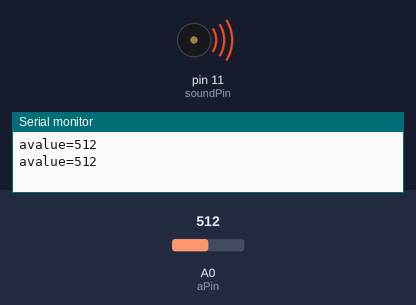
Recording of a sketch running on a simulated Arduino Uno, built with avr-gcc and run on an emulated ATmega328P. Parts: buzzer (waves = sounding), the last lines printed to the serial monitor. The inputs (shaded band) are chosen by the test bench; at power-on: A0 (aPin) = 512.

Above: at 1.8 s.
1.9 s: A0 (aPin) set to 307
3.4 s: A0 (aPin) set to 283
At 4.3 s:
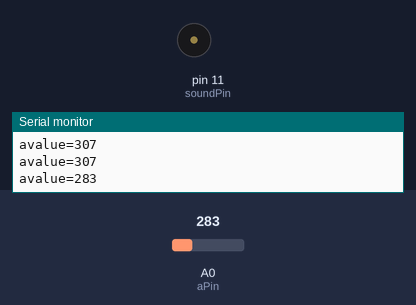
5.5 s: A0 (aPin) set to 306
At 7.0 s:
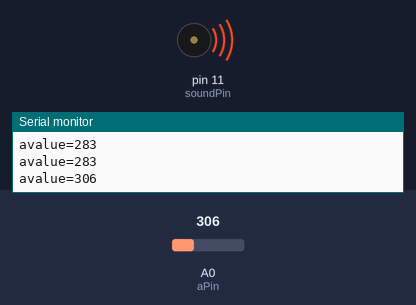
7.5 s: A0 (aPin) set to 122
At 8.5 s:
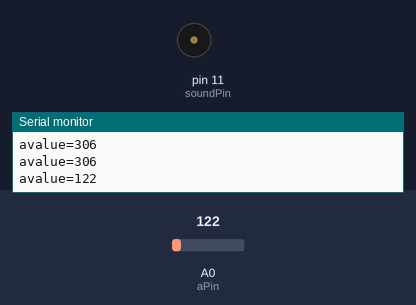
Timing chart, 0 to 10.5 s (numbered marks = the images above; inputs shaded):
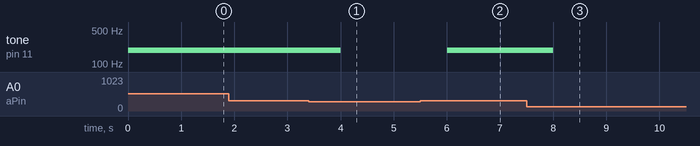

Measured:
- the behaviour switches between 301 and 300 on A0 (aPin) (found by bisection; images 0 and 1)
- after the input at 3.4 s, tone on pin 11 (soundPin): 193 Hz → silent after 0.60 s
- after the input at 5.5 s, tone on pin 11 (soundPin): silent → 193 Hz after 0.50 s
- after the input at 7.5 s, tone on pin 11 (soundPin): 193 Hz → silent after 0.50 s

The sketch:

water.ino
```cpp
//  Датчик уровня воды
//  http://3d-diy.ru

// контакт подключения аналогового выхода датчика
int aPin=A0;
// контакт  подключения вывода реле
int soundPin=11;
// частота звукового сигнала
int freq[3]={587,366,193};
// переменная для сохранения значения датчика
int avalue=0;
// значение уровней
int levels[3]={700,600,300};
// текущий уровень
int level=0;

void setup()
{
// инициализация последовательного порта
Serial.begin(9600);
// настройка выводов индикации светодиодов
// в режим OUTPUT
pinMode(soundPin,OUTPUT);
}

void loop()
{
// получение значения с аналогового вывода датчика
avalue=analogRead(aPin);
// вывод значения в монитор последовательного порта Arduino
Serial.print("avalue=");Serial.println(avalue);
// вывод звука различной частоты для разных уровней погружения
if(avalue>levels[0])
tone(soundPin,freq[0],2000);
else if(avalue>levels[1])
tone(soundPin,freq[1],2000);
else if(avalue>levels[2])
tone(soundPin,freq[2],2000);
else
noTone(soundPin);
// пауза перед следующим получением значения 1000 мс
delay(1000);
}
```
